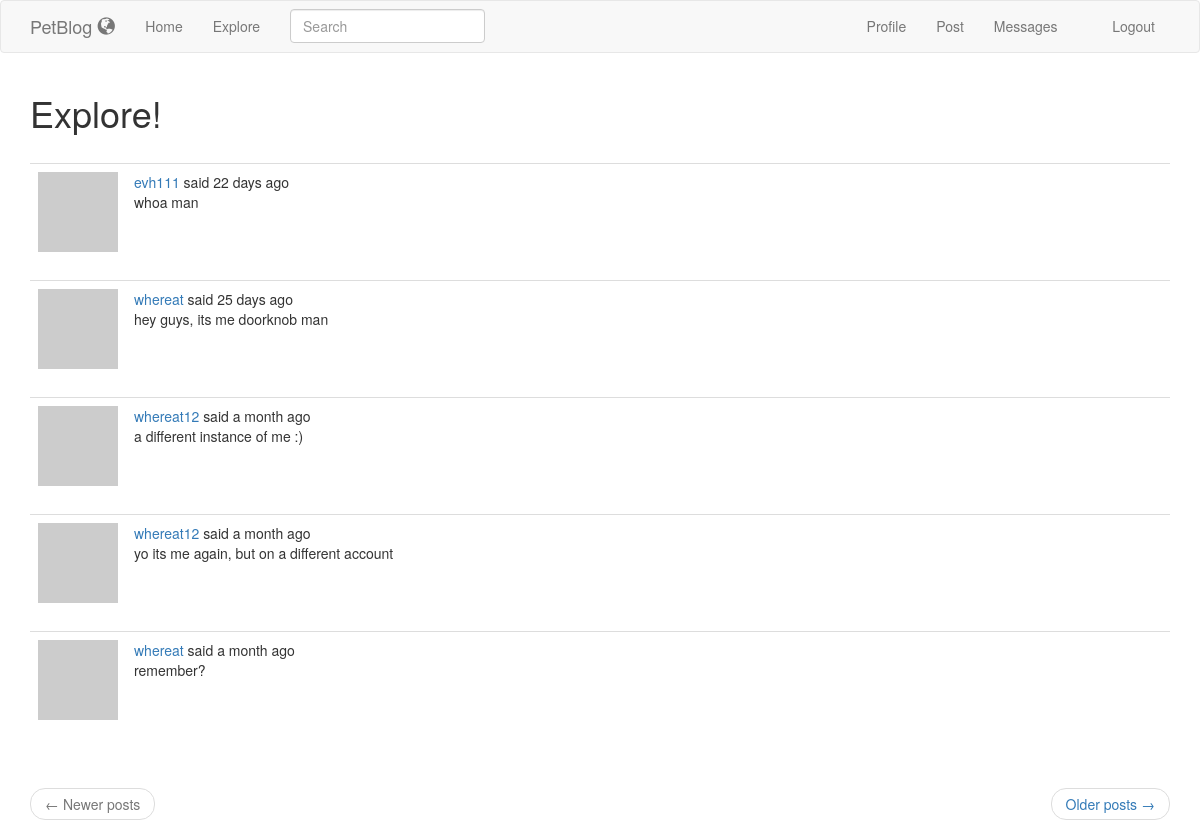
Page /explore (signed in) on the committed database.
### app/models.py (models this page shows, shortened)
class SearchableMixin(object):
    @classmethod
    def before_commit(cls, session):
        session._changes = {
            'add': list(session.new),
            'update': list(session.dirty),
            'delete': list(session.deleted)
        }
    @classmethod
    def after_commit(cls, session):
        for obj in session._changes['add']:
            if isinstance(obj, SearchableMixin):
                add_to_index(obj.__tablename__, obj)
        for obj in session._changes['update']:
            if isinstance(obj, SearchableMixin):
                add_to_index(obj.__tablename__, obj)
        for obj in session._changes['delete']:
            if isinstance(obj, SearchableMixin):
                remove_from_index(obj.__tablename__, obj)
        session._changes = None

class Post(SearchableMixin, db.Model):
    __searchable__ = ['body']
    id = db.Column(db.Integer, primary_key=True)
    body = db.Column(db.String(140))
    timestamp = db.Column(db.DateTime, index=True, default=datetime.utcnow)
    user_id = db.Column(db.Integer, db.ForeignKey('user.id'))
    language = db.Column(db.String(5))

### app/main/routes.py (the view)
@bp.route('/explore')
@login_required
def explore():
    page = request.args.get('page', 1, type=int)
    posts = Post.query.order_by(Post.timestamp.desc()).paginate(
        page, current_app.config['POSTS_PER_PAGE'], False)
    next_url = url_for('main.explore', page=posts.next_num) \
        if posts.has_next else None
    prev_url = url_for('main.explore', page=posts.prev_num) \
        if posts.has_prev else None
    return render_template('explore.html', title=_('Explore'),
                           posts=posts.items, next_url=next_url,
                           prev_url=prev_url)

### app/main/forms.py
class SearchForm(FlaskForm):
    q = StringField(_('Search'), validators=[DataRequired()])
    def __init__(self, *args, **kwargs):
        if 'formdata' not in kwargs:
            kwargs['formdata'] = request.args
        if 'csrf_enabled' not in kwargs:
            kwargs['csrf_enabled'] = False
        super(SearchForm, self).__init__(*args, **kwargs)

### app/main/routes.py (called while the page is built)
@bp.before_app_request
def before_request():
    if current_user.is_authenticated:
        current_user.last_seen = datetime.utcnow()
        db.session.commit()
        g.search_form = SearchForm()
    g.locale = str(get_locale())

### app/models.py (called while the page is built)
@login.user_loader
def load_user(id):
    return User.query.get(int(id))

    def avatar(self, size):
        digest = md5(self.email.lower().encode('utf-8')).hexdigest()
        return 'https://www.gravatar.com/avatar/{}?d=mp&s={}'.format(
            digest, size)

    def new_messages(self):
        last_read_time = self.last_message_read_time or datetime(1900, 1, 1)
        return Message.query.filter_by(recipient=self).filter(
            Message.timestamp > last_read_time).count()

### app/templates/explore.html
{% extends 'base.html' %}
{% import 'bootstrap/wtf.html' as wtf %}
{% block app_content %}
    <h1>Explore!</h1>
    <br>
    {% for post in posts %}
        {% include '_post.html' %}
    {% endfor %}
    <br>
    <nav aria-label="...">
        <ul class="pager">
            <li class="previous{% if not prev_url %} disabled{% endif %}">
                <a href="{{ prev_url or '#' }}">
                    <span aria-hidden="true">&larr;</span> {{ _('Newer posts') }}
                </a>
            </li>
            <li class="next{% if not next_url %} disabled{% endif %}">
                <a href="{{ next_url or '#' }}">
                    {{ _('Older posts') }} <span aria-hidden="true">&rarr;</span>
                </a>
            </li>
        </ul>
    </nav>
{% endblock %}

### app/templates/_post.html (shortened to what this page needs)
<table class="table table-hover">
    <tr>
        <td width="70px">
            <a href="{{ url_for('main.user', username=post.author.username) }}">
                <img src="{{ post.author.avatar(70) }}" />
            </a>
        </td>
        <td>
            {{ _('%(username)s said %(when)s',
                username=user_link, when=moment(post.timestamp).fromNow()) }}
            <br>
            <span id="post{{ post.id }}">{{ post.body }}</span>
        </td>
    </tr>
</table>

### rows in the picture
Post: body "whoa man"
Post: body "hey guys, its me doorknob man"
Post: body "a different instance of me :)"
Post: body "yo its me again, but on a different account"
Post: body "remember?"
